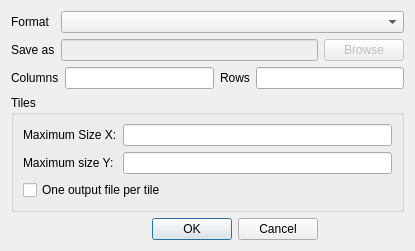
<?xml version="1.0" encoding="UTF-8"?>
<ui version="4.0">
 <class>QgsRasterLayerSaveAsDialogBase</class>
 <widget class="QDialog" name="QgsRasterLayerSaveAsDialogBase">
  <property name="geometry">
   <rect>
    <x>0</x>
    <y>0</y>
    <width>415</width>
    <height>248</height>
   </rect>
  </property>
  <property name="windowTitle">
   <string>Save raster layer as...</string>
  </property>
  <layout class="QGridLayout" name="gridLayout_2">
   <item row="0" column="0">
    <widget class="QLabel" name="mFormatLabel">
     <property name="text">
      <string>Format</string>
     </property>
     <property name="buddy">
      <cstring>mFormatComboBox</cstring>
     </property>
    </widget>
   </item>
   <item row="0" column="1" colspan="2">
    <widget class="QComboBox" name="mFormatComboBox"/>
   </item>
   <item row="1" column="0">
    <widget class="QLabel" name="mSaveAsLabel">
     <property name="text">
      <string>Save as</string>
     </property>
     <property name="buddy">
      <cstring>mSaveAsLineEdit</cstring>
     </property>
    </widget>
   </item>
   <item row="1" column="1">
    <widget class="QLineEdit" name="mSaveAsLineEdit">
     <property name="enabled">
      <bool>false</bool>
     </property>
    </widget>
   </item>
   <item row="1" column="2">
    <widget class="QPushButton" name="mBrowseButton">
     <property name="enabled">
      <bool>false</bool>
     </property>
     <property name="text">
      <string>Browse</string>
     </property>
    </widget>
   </item>
   <item row="2" column="0" colspan="3">
    <layout class="QHBoxLayout" name="horizontalLayout">
     <item>
      <widget class="QLabel" name="mColumnsLabel">
       <property name="text">
        <string>Columns</string>
       </property>
      </widget>
     </item>
     <item>
      <widget class="QLineEdit" name="mColumnsLineEdit"/>
     </item>
     <item>
      <widget class="QLabel" name="mRowsLabel">
       <property name="text">
        <string>Rows</string>
       </property>
      </widget>
     </item>
     <item>
      <widget class="QLineEdit" name="mRowsLineEdit"/>
     </item>
    </layout>
   </item>
   <item row="3" column="0" colspan="3">
    <widget class="QGroupBox" name="mTilesGroupBox">
     <property name="title">
      <string>Tiles</string>
     </property>
     <layout class="QGridLayout" name="gridLayout">
      <item row="0" column="1">
       <widget class="QLineEdit" name="mMaximumSizeXComboBox"/>
      </item>
      <item row="0" column="0">
       <widget class="QLabel" name="mMaximumSizeXLabel">
        <property name="text">
         <string>Maximum Size X:</string>
        </property>
       </widget>
      </item>
      <item row="1" column="1">
       <widget class="QLineEdit" name="mMaximumSizeYLineEdit"/>
      </item>
      <item row="1" column="0">
       <widget class="QLabel" name="mMaximumSizeYLabel">
        <property name="text">
         <string>Maximum size Y:</string>
        </property>
       </widget>
      </item>
      <item row="2" column="0" colspan="2">
       <widget class="QCheckBox" name="mTileModeCheckBox">
        <property name="text">
         <string>One output file per tile</string>
        </property>
       </widget>
      </item>
     </layout>
    </widget>
   </item>
   <item row="4" column="0" colspan="2">
    <widget class="QDialogButtonBox" name="buttonBox">
     <property name="orientation">
      <enum>Qt::Horizontal</enum>
     </property>
     <property name="standardButtons">
      <set>QDialogButtonBox::Cancel|QDialogButtonBox::Ok</set>
     </property>
    </widget>
   </item>
  </layout>
 </widget>
 <resources/>
 <connections>
  <connection>
   <sender>buttonBox</sender>
   <signal>accepted()</signal>
   <receiver>QgsRasterLayerSaveAsDialogBase</receiver>
   <slot>accept()</slot>
   <hints>
    <hint type="sourcelabel">
     <x>248</x>
     <y>254</y>
    </hint>
    <hint type="destinationlabel">
     <x>157</x>
     <y>274</y>
    </hint>
   </hints>
  </connection>
  <connection>
   <sender>buttonBox</sender>
   <signal>rejected()</signal>
   <receiver>QgsRasterLayerSaveAsDialogBase</receiver>
   <slot>reject()</slot>
   <hints>
    <hint type="sourcelabel">
     <x>316</x>
     <y>260</y>
    </hint>
    <hint type="destinationlabel">
     <x>286</x>
     <y>274</y>
    </hint>
   </hints>
  </connection>
 </connections>
</ui>
